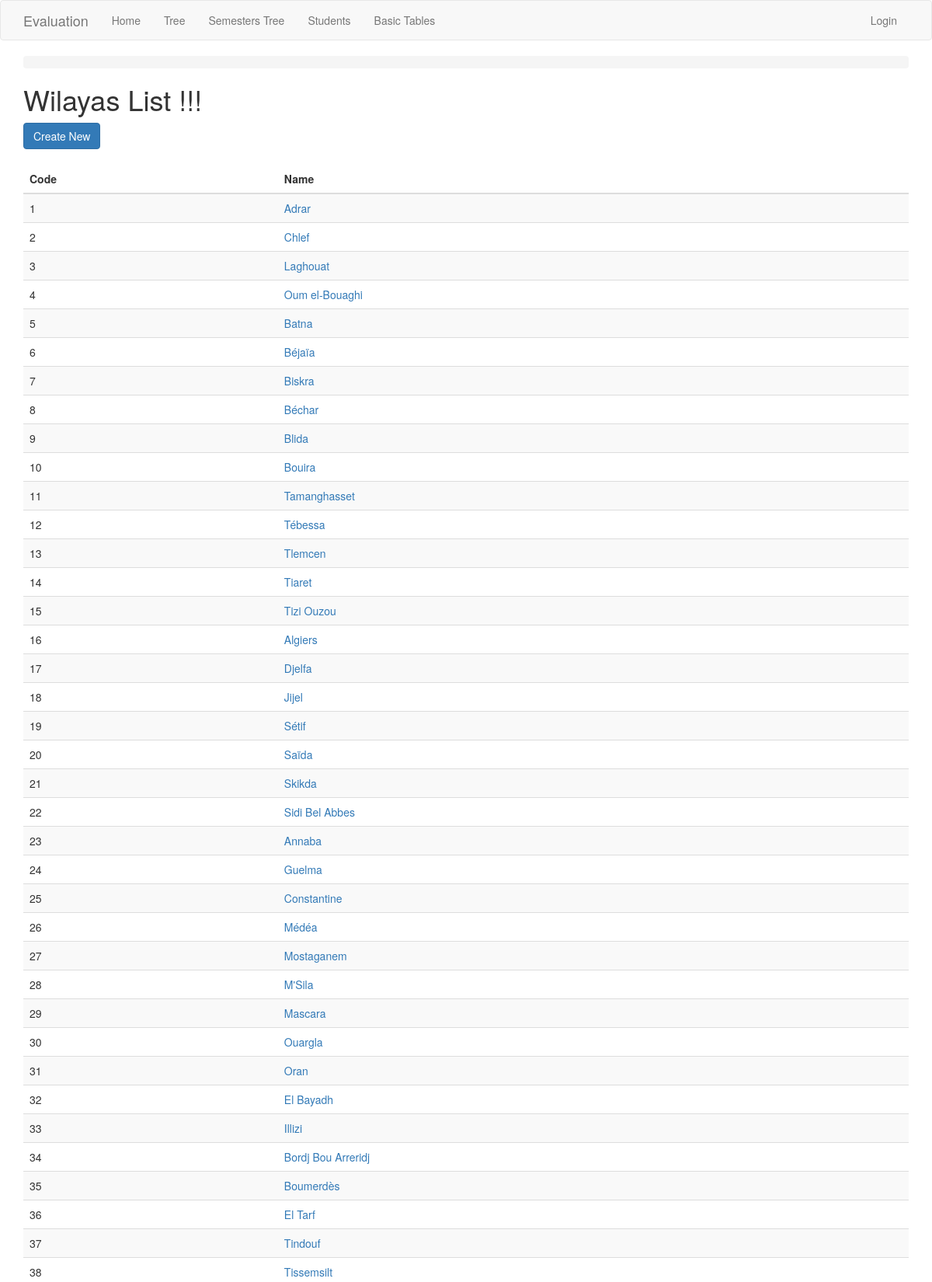
Page /wilaya/ (upper part) on the committed database.
### app/models.py (models this page shows, shortened)
class Wilaya(db.Model):
    id = db.Column(db.Integer, primary_key=True)
    code = db.Column(db.String(10), index=True, unique=True)
    name = db.Column(db.String(100), index=True, unique=True)
    students = db.relationship('Student', backref='wilaya')

### app/routesBasicTables.py (the view)
@app.route('/wilaya/')
@register_breadcrumb(app, '.basic.wilaya', 'Wilayas')
def wilaya_index():
    wilayas = Wilaya.query.all()
    return render_template('basic-forms/wilaya/index.html', title='Wilayas List', wilayas=wilayas)

### app/templates/basic-forms/wilaya/index.html (shortened to what this page needs)
{% extends "base.html" %}
{% block app_content %}
  <h1>Wilayas List !!!</h1>
  <div>
      <a class="btn btn-primary" href="{{ url_for('wilaya_create') }}">Create New</a>
  </div>
  <div>
    <table class="table table-striped">
      <thead>
        <tr>
          <th scope="col">Code</th>
          <th scope="col">Name</th>
        </tr>
      </thead>
      <tbody>
      {% for wilaya in wilayas %}
        <tr>
          <td>{{ wilaya.code | replace("None", "") }}</td>
          <td><a href="{{ url_for('wilaya_view', id=wilaya.id) }}">{{ wilaya.name | replace("None", "") }}</a></td>
        </tr>
      {% endfor %}
      </tbody>
    </table>
  </div>
{% endblock %}

### rows in the picture
Wilaya: code "1", name "Adrar"
Wilaya: code "2", name "Chlef"
Wilaya: code "3", name "Laghouat"
Wilaya: code "4", name "Oum el-Bouaghi"
Wilaya: code "5", name "Batna"
Wilaya: code "6", name "Béjaïa"
Wilaya: code "7", name "Biskra"
Wilaya: code "8", name "Béchar"
Wilaya: code "9", name "Blida"
Wilaya: code "10", name "Bouira"
Wilaya: code "11", name "Tamanghasset"
Wilaya: code "12", name "Tébessa"
Wilaya: code "13", name "Tlemcen"
Wilaya: code "14", name "Tiaret"
Wilaya: code "15", name "Tizi Ouzou"
Wilaya: code "16", name "Algiers"
Wilaya: code "17", name "Djelfa"
Wilaya: code "18", name "Jijel"
Wilaya: code "19", name "Sétif"
Wilaya: code "20", name "Saïda"
Wilaya: code "21", name "Skikda"
Wilaya: code "22", name "Sidi Bel Abbes"
Wilaya: code "23", name "Annaba"
Wilaya: code "24", name "Guelma"
Wilaya: code "25", name "Constantine"
Wilaya: code "26", name "Médéa"
Wilaya: code "27", name "Mostaganem"
Wilaya: code "28", name "M'Sila"
Wilaya: code "29", name "Mascara"
Wilaya: code "30", name "Ouargla"
Wilaya: code "31", name "Oran"
Wilaya: code "32", name "El Bayadh"
Wilaya: code "33", name "Illizi"
Wilaya: code "34", name "Bordj Bou Arreridj"
Wilaya: code "35", name "Boumerdès"
Wilaya: code "36", name "El Tarf"
Wilaya: code "37", name "Tindouf"
Wilaya: code "38", name "Tissemsilt"
